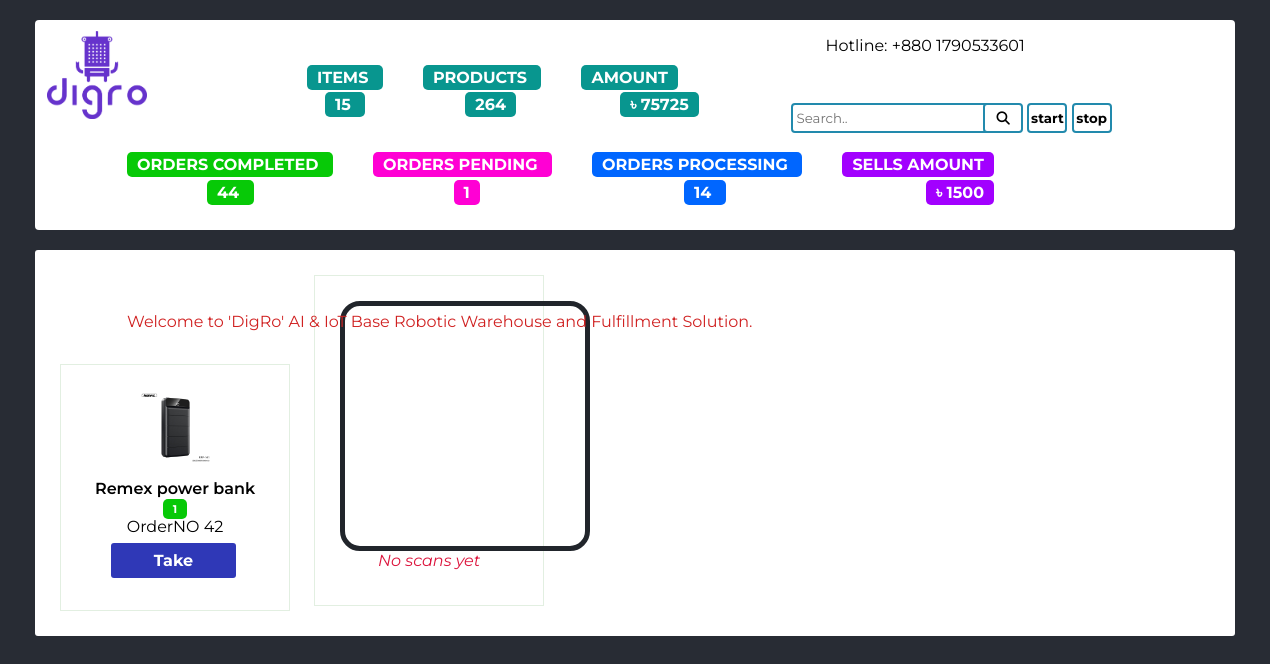
The app's page /order_process/ with its own data.
### DigRo/models.py (models this page shows)
class Total(models.Model):
      Items = models.IntegerField()
      Products = models.IntegerField()
      Amount = models.IntegerField()
      order_complete = models.IntegerField()
      order_pending = models.IntegerField()
      order_processing = models.IntegerField()
      Sells_amount = models.IntegerField()
      containter = models.IntegerField()

### DigRo/views.py (the view, shortened to what this page needs)
# urls.py: path('order_process/', views.order_process, name='order_process'),
def order_process(request):
    alldata = []
    y={}
    emtyorder = True
    emtyorder1=True
    orders = orders_storage.objects.all()
    for items in orders:
        emtyorder1=False
        for item in items.order:
            emtyorder=False
            y = {
                        'name':  get_orderitem(item['key'], "name"),
                        'img': productdata.objects.get(pk=item['key']).Image,
                        'orderQ': item['value'][1],
                        'orderno':items.id,
                }
            break
        break
    alldata.append(y)
    return render(request, "order_process.html",{"dests": alldata,'totalp': Total.objects.get(pk=1)})

### DigRo/views.py (called while the page is built)
def get_orderitem(key, value):
    return productdata.objects.get(pk=key).product_data[value]

### templates/order_process.html (shortened to what this page needs)
<!DOCTYPE html>
<html lang="en">
<head>
	{% load static %}
	<link rel="stylesheet" href="{% static 'style_app.css' %}">
	<link rel="stylesheet" href="{% static 'styles_orde_process.css' %}">
	<link rel="stylesheet" href="https://cdnjs.cloudflare.com/ajax/libs/font-awesome/4.7.0/css/font-awesome.min.css">
</head>
<body>
<div class="wrapper">
	<div class="topheader">
		<div class="logo">
			{% load static %}
			<img src=" {% static 'logo.png' %}"  width="100" height="88" alt="logo">
		</div>
		<label class="hln">Hotline: +880 1790533601</label>
		<div class="alllabl">
		<div class="labl1">
		<label class="abt1">ITEMS </label>
		<label class="abt2">PRODUCTS </label>
		<label class="abt3">AMOUNT </label>
		</div>
		<div class="labl2">
			<label class="abt4">ORDERS COMPLETED </label>
			<label class="abt5">ORDERS PENDING </label>
			<label class="abt6">ORDERS PROCESSING </label>
			<label class="abt7">SELLS AMOUNT </label>
		</div>
		<div class="labl3">
			<label class="abt8">{{totalp.Items}} </label>
			<label class="abt9">{{totalp.Products}}</label>
			<label class="abt10">৳ {{totalp.Amount}} </label>
		</div>
		<div class="labl4">
			<label class="abt12">{{totalp.order_complete}} </label>
			<label class="abt13">{{totalp.order_pending}}</label>
			<label class="abt14">{{totalp.order_processing}} </label>
			<label class="abt15">৳ {{totalp.Sells_amount}} </label>
		</div>
	</div>
		<input type="text" class="serch" placeholder=" Search.." id="serch1" name="serchid">
		<button class="btnl"><i class="fa fa-search"></i></button>
		<button class="btnl" id="start"> start </button>
		<button class="btnl" id="stop" > stop </button>
	</div>
	<div class ="movetxt1">
			<div id="movetxt">Welcome to 'DigRo' AI & IoT Base Robotic Warehouse and Fulfillment Solution.</div>
			</div>
	<div class="view_main">
	<div class="view_wrap grid-view">
		{% for dest in dests %}
			<div class="view_item">
				<div class="vi_left">
					<img src="{{dest.img.url}}" alt="">
				</div>
				<div class="vi_right">
					<p class="title" id="idname">{{dest.name}}</p>
					<div class="labl5">
						<label class="abt16">{{dest.orderQ}}</label>
					</div>
					<p class="order No" id="orid" style="color: black;">OrderNO {{dest.orderno}}</p>
				<div class="labl7">
					<div class="adbtn" id="idbtn">Take</div>
				</div>
				</div>
			</div>
			{% endfor %}
			<div class="view_item">
				<div class="vi_left">
					<div id="app">
						<div class="row">
						  <div class="col-md-8 offset-md-2">
							<div class="preview-container">
							  <video id="preview"></video>
							</div>
							<label class="empty" id="scanname"> No scans yet </label>
						  </div>
						</div>
					  </div>
				</div>
			</div>
		</div>
	</div>
</div>
{% load static %}
</body>
</html>

### statics/style_app.css (style rules this page uses)
body, html { padding: 20; margin: 0; font-family: 'Montserrat', sans-serif; background-color: #282C34 !important; }
#app { height: 100%; }
.empty { font-style: italic; color: crimson; }
.preview-container { margin: 0 auto; width: 250px; height: 250px; border-radius: 20px; border: solid 5px #21252B; overflow: hidden; }
video { height: 100%; }

### statics/styles_orde_process.css (style rules this page uses)
* { list-style: none; font-family: 'Montserrat', sans-serif; margin: 0; padding: 0; box-sizing: border-box; }
body { background: #ebecf1; color: #bfb9b9; }
.view_item img { width: 75px; }
.wrapper { width: 1200px; margin: 20px auto; }
.topheader { background: #fff; width: 1200px; height: 210px; margin: 20px auto; border-radius: 4px; }
.hln { color:#000; margin: 20px 0; width: auto; height: auto; display: inline-block; border-radius: 4px; box-sizing: border-box; position:absolute; left:65%; top:2%; }
.abt1,.abt2,.abt3 { width: auto; height: auto; background:#08968f; padding: 3px 10px; border-radius: 5px; color: #fff; text-align: center; margin: 20px; position:relative; left:0%; top:25%; font-weight: bold; font-size:100%; cursor: pointer; }
.abt4,.abt5,.abt6,.abt7 { width: auto; height: 150px; background: #08968f; padding: 3px 10px; margin: 20px; border-radius: 5px; color: #fff; text-align: center; position:relative; left:0%; top:25%; font-weight: bold; font-size:100%; cursor: pointer; }
.abt8,.abt9,.abt10 { width: auto; height: 150px; background:#08968f; padding: 3px 10px; margin:50px; border-radius: 5px; color: #fff; text-align: center; position:relative; left:0%; top:0%; font-weight: bold; font-size:100%; cursor: pointer; }
.abt12,.abt13,.abt14,.abt15 { width: auto; height: 150px; padding: 3px 10px; margin: 100px; border-radius: 5px; color: #fff; text-align: center; position:relative; left:0%; top:25%; font-weight: bold; font-size:100%; cursor: pointer; }
.abt16,.abt17,.abt18,.abt19 { width: auto; height: 150px; padding: 3px 10px; margin: 1px; border-radius: 5px; color: #fff; text-align: center; position:relative; left:0%; top:25%; font-weight: bold; font-size:70%; cursor: pointer; }
.abt16,.abt12,.abt4 { background-color: rgb(7, 201, 7); }
.abt17 ,.abt13,.abt5 { background-color: rgb(255, 0, 212); }
.abt18,.abt14,.abt6 { background-color: rgb(0, 102, 255); }
.abt19,.abt15,.abt7 { background-color: rgb(162, 0, 255); }
.labl1 { width: auto; height: 50px; vertical-align: baseline; padding: 1%; display: inline-block; border-radius: 4px; box-sizing: border-box; position:relative; left:15%; top:0%; }
.labl2 { width: auto; height:50px; padding: 1%; vertical-align: baseline; display: inline-block; border-radius: 4px; box-sizing: border-box; position:relative; left:0%; Top:25%; }
.labl3 { width: auto; height:50px; padding: 1%; vertical-align: baseline; display: inline-block; border-radius: 4px; box-sizing: border-box; position:relative; left:14%; bottom:44%; }
.labl4 { width: auto; height:50px; padding: 1%; vertical-align: baseline; display: inline-block; border-radius: 4px; box-sizing: border-box; position:relative; right:0%; bottom:23%; }
.alllabl { width: auto; height: 150px; vertical-align: baseline; display: inline-block; border-radius: 4px; box-sizing: border-box; position:relative; left:5%; bottom:30%; }
.movetxt1 { width: auto; height: 5px; display: inline-block; border-radius: 4px; box-sizing: border-box; position: absolute; left:10%; top:39%; color: #d02222; }
.serch { margin: 20px 0; width: 200px; height: 30px; display: inline-block; border: 2px solid #228aad; border-radius: 4px; box-sizing: border-box; position: relative;; left:63%; bottom:100%; }
.btnl { width: 40px; height: 30px; background: #ffffff; margin: 20px 0; border: 2px solid #228aad; border-radius: 4px; text-align: center; font-weight: bold; cursor: pointer; position: relative;; left:62%; bottom:100%; }
.logo { width: auto; height: auto; position:relative; left:1%; top:5%; }
.view_main { background: #fff; border-radius: 3px; padding: 15px; }
.view_item .title { color: #000; font-weight: 600; }
.view_item .adbtn { width: 125px; background: #2f38b7; padding: 8px 5px; border-radius: 3px; color: #fff; text-align: center; margin: 4%; position: relative; left: 10%; font-weight: bold; cursor: pointer; }
.grid-view { width: 100%; }
.grid-view .view_item { display: inline-block; border: 1px solid #e2efe1; width: 230px; padding: 25px; text-align: center; margin: 10px; }
.grid-view .view_item .vi_left { margin-bottom: 10px; }
#movetxt { animation: moving 7s infinite; -webkit-animation: moving 7s infinite; position:relative; }

### records on screen
Total: Items "15", Products "264", Amount "75725", order_complete "44", order_pending "1", order_processing "14", Sells_amount "1500"

### other values on screen
{{ dest.name }} "Remex power bank"
{{ dest.orderQ }} "1"
{{ dest.orderno }} "42"
